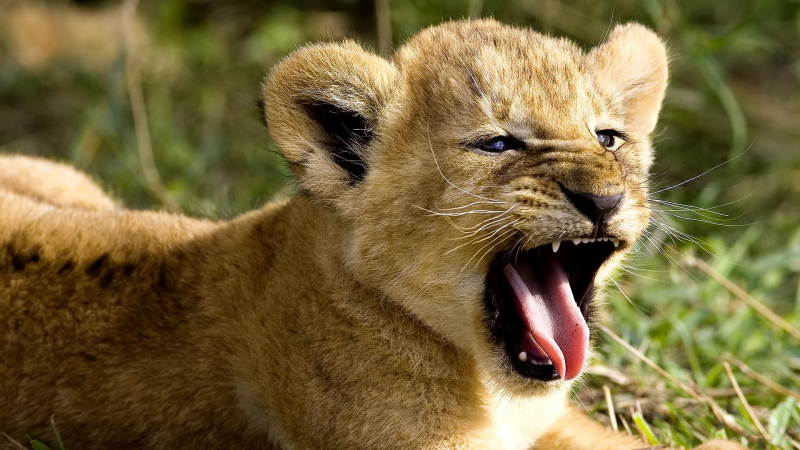
#> input picture Basic_Of_openCV-Giscle-Internship/Data/testimage1.jpg, 1600 x 900 px (shown at 1/2 size)
$ jupyter execute 'BASIC OPERATIONS ON IMAGES.ipynb'
#> lines starting #> are read from the running program, lines starting #| are printed output that depends on the picture; after the words box and inside, x2 and y2 are one past the last pixel; in counts of white or black regions, pixels touching at a corner belong together
[cell 1]
#Accessing and Modifying pixel values¶

[cell 2]
#Program to access the pixel values of an image at a particular region¶

[cell 3]
#Step 1: Import the required packages
import numpy as np
import cv2
#Step 2: Load the image
img=cv2.imread("Data/testimage1.jpg",1)
#> img is the input picture: shape (900, 1600, 3); mean B, G, R 60.2, 102.9, 119.3
'''You can access a pixel value by its row and column coordinates.
For BGR image, it returns an array of Blue, Green, Red values.
For grayscale image, just corresponding intensity is returned.'''
#Step 3: Access the pixel values and store it in a variable
px=img[100,100]
#> px = [66, 120, 161]
# Step 4: Display the pixel values to the user
print("The pixel values of the coordinate [100,100] is ",px)
#| The pixel values of the coordinate [100,100] is  [ 66 120 161]

[cell 4]
#Program to access the blue pixel values of an image at a particular region¶

[cell 5]
#Step 1: Import the required packages
import numpy as np
import cv2
#Step 2: Load the image
img=cv2.imread("Data/testimage1.jpg",1)
'''You can access a pixel value by its row and column coordinates.
For BGR image, it returns an array of Blue, Green, Red values.
For grayscale image, just corresponding intensity is returned.'''
#Step 3: Access the pixel values and store it in a variable
blue=img[100,100,0]# The pixels can be accesses using zero(0) based index
#> blue = 66
# Step 4: Display the pixel values to the user
print("The blue pixel values of the coordinate [100,100] is ",blue)
#| The blue pixel values of the coordinate [100,100] is  66

[cell 6]
#Program to access the green pixel values of an image at a particular region¶

[cell 7]
#Step 1: Import the required packages
import numpy as np
import cv2
#Step 2: Load the image
img=cv2.imread("Data/testimage1.jpg",1)
'''You can access a pixel value by its row and column coordinates.
For BGR image, it returns an array of Blue, Green, Red values.
For grayscale image, just corresponding intensity is returned.'''
#Step 3: Access the pixel values and store it in a variable
green=img[100,100,1]# The pixels can be accesses using zero(0) based index
#> green = 120
# Step 4: Display the pixel values to the user
print("The green pixel values of the coordinate [100,100] is ",green)
#| The green pixel values of the coordinate [100,100] is  120

[cell 8]
#Program to access the red pixel values of an image at a particular region¶

[cell 9]
#Step 1: Import the required packages
import numpy as np
import cv2
#Step 2: Load the image
img=cv2.imread("Data/testimage1.jpg",1)
'''You can access a pixel value by its row and column coordinates.
For BGR image, it returns an array of Blue, Green, Red values.
For grayscale image, just corresponding intensity is returned.'''
#Step 3: Access the pixel values and store it in a variable
red=img[100,100,2]# The pixels can be accesses using zero(0) based index
#> red = 161
# Step 4: Display the pixel values to the user
print("The green pixel values of the coordinate [100,100] is ",red)
#| The green pixel values of the coordinate [100,100] is  161

[cell 10]
#Program to access and modify pixel values of an image at a particular region¶¶

[cell 11]
#Step 1: Import the required packages
import numpy as np
import cv2
#Step 2: Load the image
img=cv2.imread("Data/testimage1.jpg",1)
'''You can access a pixel value by its row and column coordinates.
For BGR image, it returns an array of Blue, Green, Red values.
For grayscale image, just corresponding intensity is returned.'''
#Step 3: Access the pixel values and store it in a variable
px=img[100,100]
# Step 4: Display the pixel values to the user
print("The  pixel values of the coordinate [100,100] is ",px)
#| The  pixel values of the coordinate [100,100] is  [ 66 120 161]
#Step 5: Modify the pixel values
img[100,100]=[245,100,234]
#> img: shape (900, 1600, 3); under 0.01% of pixels changed, all inside (x1, y1, x2, y2) = (100, 100, 101, 101)
#Step 6: Print the modified pixel values
print(" \nThe modified pixel value at coordinate [100,100] is  ",img[100,100])
#| The modified pixel value at coordinate [100,100] is   [245 100 234]

[cell 12]
#Program to access and modify the blue pixel values at a particular region

[cell 13]
#Step 1: Import the required packages
import numpy as np
import cv2
#Step 2: Load the image
img=cv2.imread("Data/testimage1.jpg",1)
'''You can access a pixel value by its row and column coordinates.
For BGR image, it returns an array of Blue, Green, Red values.
For grayscale image, just corresponding intensity is returned.'''
#Step 3: Access the pixel values and store it in a variable
blue=img.item(100,100,0)
# Step 4: Display the pixel values to the user
print("The blue pixel values of the coordinate [100,100] is ",blue)
#| The blue pixel values of the coordinate [100,100] is  66
#Step 5: Modify the pixel values
img.itemset((100,100,0),245)
#Step 6: Print the modified pixel values
print(" \nThe modified pixel value at coordinate [100,100] is  ",img[100,100,0])
#| The modified pixel value at coordinate [100,100] is   245

[cell 14]
#Program to access and modify the green pixel values at a particular region¶

[cell 15]
#Step 1: Import the required packages
import numpy as np
import cv2
#Step 2: Load the image
img=cv2.imread("Data/testimage1.jpg",1)
'''You can access a pixel value by its row and column coordinates.
For BGR image, it returns an array of Blue, Green, Red values.
For grayscale image, just corresponding intensity is returned.'''
#Step 3: Access the pixel values and store it in a variable
green=img.item(100,100,1)
# Step 4: Display the pixel values to the user
print("The blue pixel values of the coordinate [100,100] is ",blue)
#| The blue pixel values of the coordinate [100,100] is  66
#Step 5: Modify the pixel values
img.itemset((100,100,1),235)
#Step 6: Print the modified pixel values
print(" \nThe modified pixel value at coordinate [100,100] is  ",img[100,100,1])
#| The modified pixel value at coordinate [100,100] is   235

[cell 16]
#Program to access and modify the red pixel values at a particular region¶

[cell 17]
#Step 1: Import the required packages
import numpy as np
import cv2
#Step 2: Load the image
img=cv2.imread("Data/testimage1.jpg",1)
'''You can access a pixel value by its row and column coordinates.
For BGR image, it returns an array of Blue, Green, Red values.
For grayscale image, just corresponding intensity is returned.'''
#Step 3: Access the pixel values and store it in a variable
green=img.item(100,100,2)
#> green = 161
# Step 4: Display the pixel values to the user
print("The blue pixel values of the coordinate [100,100] is ",blue)
#| The blue pixel values of the coordinate [100,100] is  66
#Step 5: Modify the pixel values
img.itemset((100,100,2),103)
#Step 6: Print the modified pixel values
print(" \nThe modified pixel value at coordinate [100,100] is  ",img[100,100,2])
#| The modified pixel value at coordinate [100,100] is   103

[cell 18]
#Accessing Image Properties¶

[cell 19]
#Program to access the shape of a colored image.¶

[cell 20]
# Step 1: Import the reuired packages
import cv2
import numpy as np
# Step 2: Load the image
img=cv2.imread("Data/testimage1.jpg",1)
# Access the shape of an image and store it in a variable
rows,columns,channels=img.shape
#> rows = 900; columns = 1600; channels = 3
dimension=img.shape
#> dimension = (900, 1600, 3)
# Print the image dimension
print("The dimension of an image is ",dimension)
#| The dimension of an image is  (900, 1600, 3)
print("The no of rows in an image is ", rows)
#| The no of rows in an image is  900
print("The no of columns in an image is ",columns)
#| The no of columns in an image is  1600
print("The channels in an image is ",channels)
#| The channels in an image is  3

[cell 21]
#Program to access the shape of a grayscale image.

[cell 22]
# Step 1: Import the reuired packages
import cv2
import numpy as np
# Step 2: Load the image
img=cv2.imread("Output/grayedimage.jpg",0)
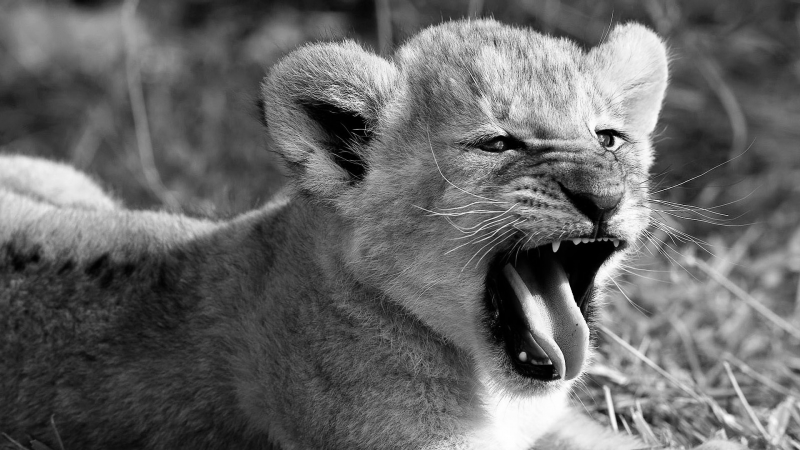
#> input picture Basic_Of_openCV-Giscle-Internship/Output/grayedimage.jpg, 1600 x 900 px (shown at 1/2 size)
#> img is the input picture: shape (900, 1600); min 0, max 255, mean 102.9
# Access the shape of an image and store it in a variable
rows,columns=img.shape
dimension=img.shape
#> dimension = (900, 1600)
# Print the image dimension
print("The dimension of an image is ",dimension)
#| The dimension of an image is  (900, 1600)
print("The no of rows in an image is ", rows)
#| The no of rows in an image is  900
print("The no of columns in an image is ",columns)
#| The no of columns in an image is  1600

[cell 23]
#Making Borders for Images (Padding)

[cell 24]
#Step 1:- Import the required packages
import cv2
import numpy as np
from matplotlib import pyplot as plt

BLUE = [255,0,0]
#Step 2:- Load the image
img1 = cv2.imread('Data/testimage2.jpg')
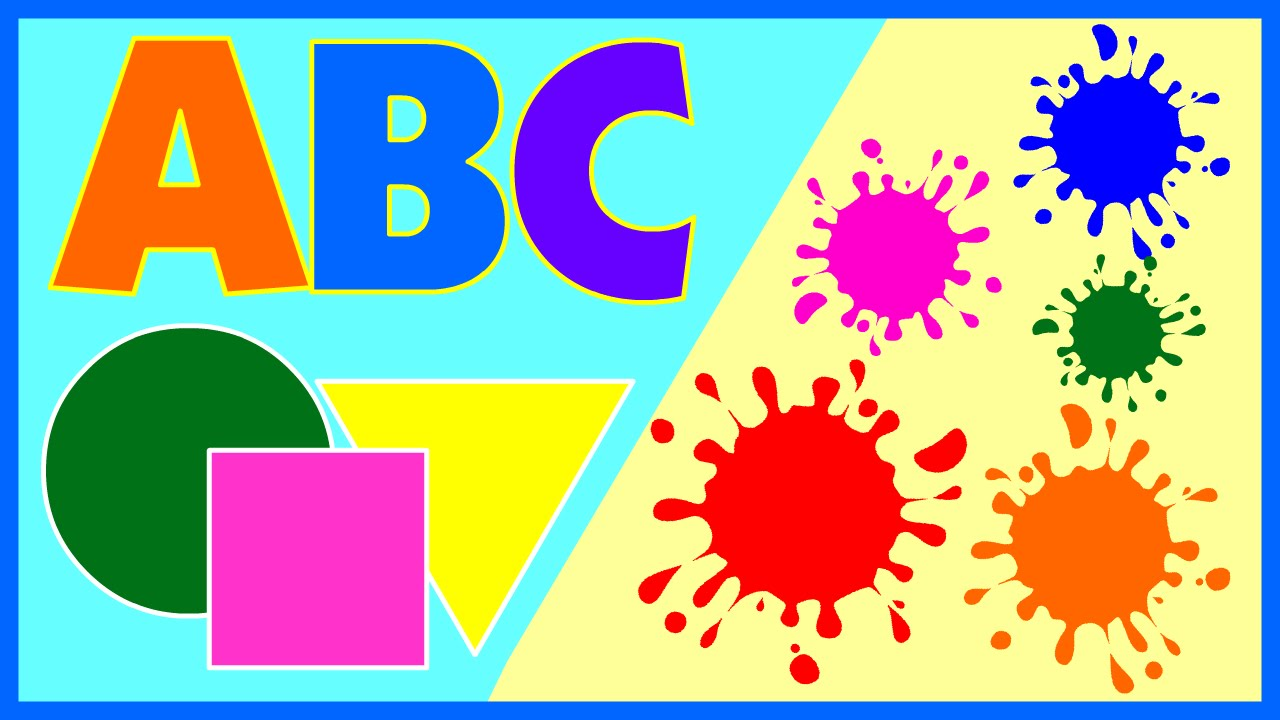
#> input picture Basic_Of_openCV-Giscle-Internship/Data/testimage2.jpg, 1280 x 720 px
#> img1 is the input picture: shape (720, 1280, 3); mean B, G, R 161.8, 176.8, 165.6
# Step 3:- Make the border of different types by mentioning the arguments in it.
replicate = cv2.copyMakeBorder(img1,10,10,10,10,cv2.BORDER_REPLICATE)
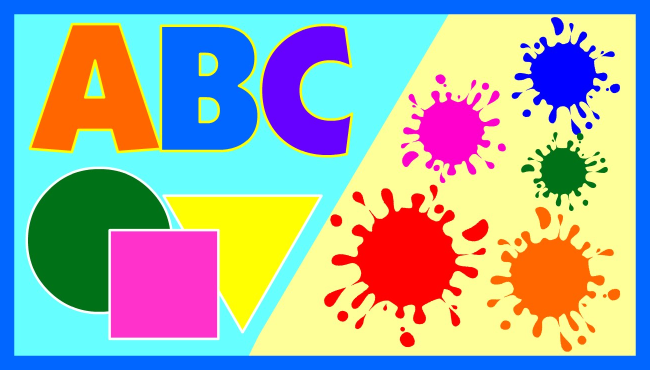
#> replicate: shape (740, 1300, 3) (shown at 1/2 size); mean B, G, R 165.7, 173.7, 158.7
reflect = cv2.copyMakeBorder(img1,10,10,10,10,cv2.BORDER_REFLECT)
reflect101 = cv2.copyMakeBorder(img1,10,10,10,10,cv2.BORDER_REFLECT_101)
wrap = cv2.copyMakeBorder(img1,10,10,10,10,cv2.BORDER_WRAP)
constant= cv2.copyMakeBorder(img1,10,10,10,10,cv2.BORDER_CONSTANT,value=BLUE)
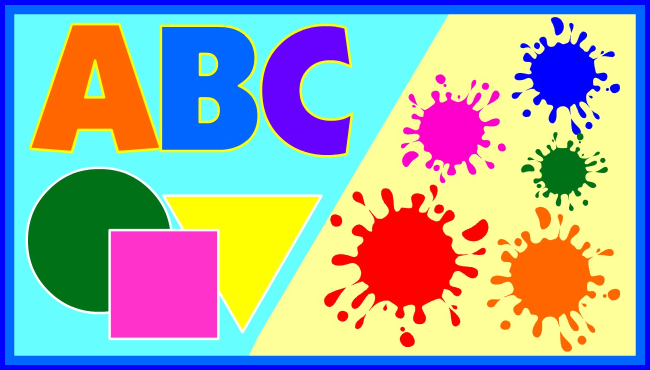
#> constant: shape (740, 1300, 3) (shown at 1/2 size); mean B, G, R 165.7, 169.4, 158.6
# Step 4:- Plot all the borders
plt.subplot(231),plt.imshow(img1,'gray'),plt.title('ORIGINAL')
plt.subplot(232),plt.imshow(replicate,'gray'),plt.title('REPLICATE')
plt.subplot(233),plt.imshow(reflect,'gray'),plt.title('REFLECT')
plt.subplot(234),plt.imshow(reflect101,'gray'),plt.title('REFLECT_101')
plt.subplot(235),plt.imshow(wrap,'gray'),plt.title('WRAP')
plt.subplot(236),plt.imshow(constant,'gray'),plt.title('CONSTANT')

plt.show()
#> figure, not shown here; B, G, R data is drawn as R, G, B
